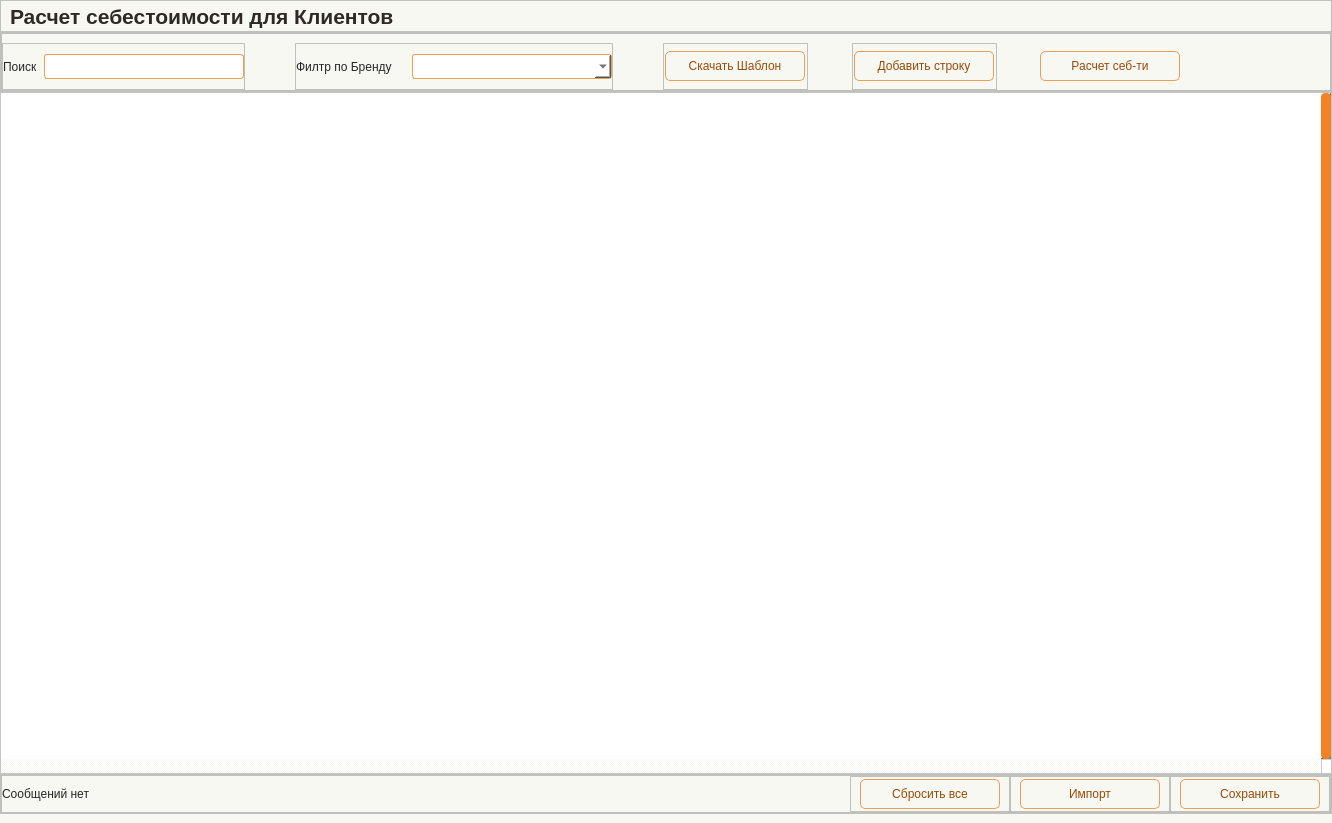
<?xml version="1.0" encoding="UTF-8"?>
<ui version="4.0">
 <class>Form</class>
 <widget class="QWidget" name="Form">
  <property name="geometry">
   <rect>
    <x>0</x>
    <y>0</y>
    <width>1332</width>
    <height>823</height>
   </rect>
  </property>
  <property name="minimumSize">
   <size>
    <width>930</width>
    <height>650</height>
   </size>
  </property>
  <property name="font">
   <font>
    <family>Tahoma</family>
    <pointsize>10</pointsize>
    <italic>false</italic>
    <bold>false</bold>
   </font>
  </property>
  <property name="contextMenuPolicy">
   <enum>Qt::ContextMenuPolicy::NoContextMenu</enum>
  </property>
  <property name="windowTitle">
   <string>Form</string>
  </property>
  <property name="styleSheet">
   <string notr="true">/* ===== BASE PREVIEW STYLE FOR DESIGNER ===== */

QWidget {
    background-color: #f8f8f2;
    color: #262626;
    font: 10pt &quot;Tahoma&quot;;
}

/* ===== LABELS ===== */

QLabel {
    color: #262626;
}

#Title_label {
    font: 16pt &quot;Tahoma&quot;;
    font-weight: 700;
    color: #2D2A26;
}

QLabel#label_filter_title {
    font: 14pt &quot;Tahoma&quot;;
    font-weight: 700;
}

/* ===== INPUTS ===== */

QLineEdit, QComboBox, QDateEdit {
    border: 1px solid #f09d54;
    border-radius: 3px;
    padding: 2px;
    background-color: #ffffff;
    color: #262626;
}

/* ===== BUTTONS ===== */

QPushButton {
    border: 1px solid #f09d54;
    border-radius: 5px;
    background-color: #f8f8f2;
    color: #964b09;
    padding: 4px;
}

/* ===== TABLE ===== */

QTableWidget {
    background-color: #ffffff;
    gridline-color: #f28223;
    selection-background-color: #f5d3b5;
    selection-color: #262626;
}

QHeaderView::section {
    background-color: #f5d3b5;
    border: 1px solid #f28223;
    padding: 3px;
}

/* ===== FRAMES ===== */

QFrame#frame_LeftPanel, 
QFrame#frame_RightPanel {
    border: 1px solid #f28223;
    border-radius: 5px;
}

/* ===== SCROLL ===== */

QScrollBar:vertical {
    background: #f8f8f2;
    width: 10px;
}

QScrollBar::handle:vertical {
    background: #f28223;
    border-radius: 4px;
}</string>
  </property>
  <layout class="QHBoxLayout" name="horizontalLayout">
   <property name="spacing">
    <number>0</number>
   </property>
   <property name="leftMargin">
    <number>0</number>
   </property>
   <property name="topMargin">
    <number>0</number>
   </property>
   <property name="rightMargin">
    <number>0</number>
   </property>
   <property name="bottomMargin">
    <number>0</number>
   </property>
   <item>
    <widget class="QWidget" name="widget" native="true">
     <property name="font">
      <font>
       <family>Tahoma</family>
       <pointsize>10</pointsize>
       <italic>false</italic>
       <bold>false</bold>
      </font>
     </property>
     <layout class="QVBoxLayout" name="verticalLayout_6">
      <property name="spacing">
       <number>0</number>
      </property>
      <property name="leftMargin">
       <number>0</number>
      </property>
      <property name="topMargin">
       <number>0</number>
      </property>
      <property name="rightMargin">
       <number>0</number>
      </property>
      <item>
       <widget class="QFrame" name="frame">
        <property name="minimumSize">
         <size>
          <width>0</width>
          <height>32</height>
         </size>
        </property>
        <property name="maximumSize">
         <size>
          <width>16777215</width>
          <height>32</height>
         </size>
        </property>
        <property name="frameShape">
         <enum>QFrame::Shape::StyledPanel</enum>
        </property>
        <property name="frameShadow">
         <enum>QFrame::Shadow::Raised</enum>
        </property>
        <layout class="QHBoxLayout" name="horizontalLayout_2">
         <property name="spacing">
          <number>0</number>
         </property>
         <property name="topMargin">
          <number>0</number>
         </property>
         <property name="bottomMargin">
          <number>0</number>
         </property>
         <item>
          <widget class="QLabel" name="Title_label">
           <property name="minimumSize">
            <size>
             <width>0</width>
             <height>30</height>
            </size>
           </property>
           <property name="maximumSize">
            <size>
             <width>16777215</width>
             <height>30</height>
            </size>
           </property>
           <property name="font">
            <font>
             <family>Tahoma</family>
             <pointsize>16</pointsize>
             <italic>false</italic>
             <bold>true</bold>
            </font>
           </property>
           <property name="layoutDirection">
            <enum>Qt::LayoutDirection::LeftToRight</enum>
           </property>
           <property name="text">
            <string>Расчет себестоимости для Клиентов</string>
           </property>
          </widget>
         </item>
         <item>
          <spacer name="horizontalSpacer_2">
           <property name="orientation">
            <enum>Qt::Orientation::Horizontal</enum>
           </property>
           <property name="sizeHint" stdset="0">
            <size>
             <width>902</width>
             <height>20</height>
            </size>
           </property>
          </spacer>
         </item>
        </layout>
       </widget>
      </item>
      <item>
       <widget class="QFrame" name="frame_4">
        <property name="minimumSize">
         <size>
          <width>0</width>
          <height>60</height>
         </size>
        </property>
        <property name="maximumSize">
         <size>
          <width>16777215</width>
          <height>16777215</height>
         </size>
        </property>
        <property name="frameShape">
         <enum>QFrame::Shape::StyledPanel</enum>
        </property>
        <property name="frameShadow">
         <enum>QFrame::Shadow::Raised</enum>
        </property>
        <layout class="QVBoxLayout" name="verticalLayout_5">
         <property name="spacing">
          <number>0</number>
         </property>
         <property name="leftMargin">
          <number>0</number>
         </property>
         <property name="topMargin">
          <number>0</number>
         </property>
         <property name="rightMargin">
          <number>0</number>
         </property>
         <property name="bottomMargin">
          <number>0</number>
         </property>
         <item>
          <widget class="QFrame" name="frame_23">
           <property name="frameShape">
            <enum>QFrame::Shape::StyledPanel</enum>
           </property>
           <property name="frameShadow">
            <enum>QFrame::Shadow::Raised</enum>
           </property>
           <layout class="QHBoxLayout" name="horizontalLayout_25">
            <property name="spacing">
             <number>0</number>
            </property>
            <property name="leftMargin">
             <number>0</number>
            </property>
            <property name="rightMargin">
             <number>0</number>
            </property>
            <property name="bottomMargin">
             <number>0</number>
            </property>
            <item>
             <widget class="QFrame" name="frame_24">
              <property name="frameShape">
               <enum>QFrame::Shape::StyledPanel</enum>
              </property>
              <property name="frameShadow">
               <enum>QFrame::Shadow::Raised</enum>
              </property>
              <layout class="QHBoxLayout" name="horizontalLayout_23">
               <property name="spacing">
                <number>6</number>
               </property>
               <property name="leftMargin">
                <number>0</number>
               </property>
               <property name="topMargin">
                <number>0</number>
               </property>
               <property name="rightMargin">
                <number>0</number>
               </property>
               <property name="bottomMargin">
                <number>0</number>
               </property>
               <item>
                <widget class="QLabel" name="label_14">
                 <property name="text">
                  <string>Поиск</string>
                 </property>
                </widget>
               </item>
               <item>
                <widget class="QLineEdit" name="line_FindProduct">
                 <property name="minimumSize">
                  <size>
                   <width>200</width>
                   <height>25</height>
                  </size>
                 </property>
                 <property name="maximumSize">
                  <size>
                   <width>200</width>
                   <height>25</height>
                  </size>
                 </property>
                </widget>
               </item>
              </layout>
             </widget>
            </item>
            <item>
             <spacer name="horizontalSpacer_16">
              <property name="orientation">
               <enum>Qt::Orientation::Horizontal</enum>
              </property>
              <property name="sizeType">
               <enum>QSizePolicy::Policy::Fixed</enum>
              </property>
              <property name="sizeHint" stdset="0">
               <size>
                <width>50</width>
                <height>20</height>
               </size>
              </property>
             </spacer>
            </item>
            <item>
             <widget class="QFrame" name="frame_25">
              <property name="frameShape">
               <enum>QFrame::Shape::StyledPanel</enum>
              </property>
              <property name="frameShadow">
               <enum>QFrame::Shadow::Raised</enum>
              </property>
              <layout class="QHBoxLayout" name="horizontalLayout_24">
               <property name="leftMargin">
                <number>0</number>
               </property>
               <property name="topMargin">
                <number>0</number>
               </property>
               <property name="rightMargin">
                <number>0</number>
               </property>
               <property name="bottomMargin">
                <number>0</number>
               </property>
               <item>
                <widget class="QLabel" name="label_15">
                 <property name="minimumSize">
                  <size>
                   <width>110</width>
                   <height>0</height>
                  </size>
                 </property>
                 <property name="maximumSize">
                  <size>
                   <width>110</width>
                   <height>16777215</height>
                  </size>
                 </property>
                 <property name="text">
                  <string>Филтр по Бренду</string>
                 </property>
                </widget>
               </item>
               <item>
                <widget class="QComboBox" name="cbo_FindBrand">
                 <property name="minimumSize">
                  <size>
                   <width>200</width>
                   <height>25</height>
                  </size>
                 </property>
                 <property name="maximumSize">
                  <size>
                   <width>200</width>
                   <height>25</height>
                  </size>
                 </property>
                </widget>
               </item>
              </layout>
             </widget>
            </item>
            <item>
             <spacer name="horizontalSpacer_18">
              <property name="orientation">
               <enum>Qt::Orientation::Horizontal</enum>
              </property>
              <property name="sizeHint" stdset="0">
               <size>
                <width>50</width>
                <height>20</height>
               </size>
              </property>
             </spacer>
            </item>
            <item>
             <widget class="QFrame" name="frame_26">
              <property name="minimumSize">
               <size>
                <width>145</width>
                <height>0</height>
               </size>
              </property>
              <property name="maximumSize">
               <size>
                <width>160</width>
                <height>16777215</height>
               </size>
              </property>
              <property name="frameShape">
               <enum>QFrame::Shape::StyledPanel</enum>
              </property>
              <property name="frameShadow">
               <enum>QFrame::Shadow::Raised</enum>
              </property>
              <layout class="QHBoxLayout" name="horizontalLayout_26">
               <property name="spacing">
                <number>0</number>
               </property>
               <property name="leftMargin">
                <number>0</number>
               </property>
               <property name="topMargin">
                <number>0</number>
               </property>
               <property name="rightMargin">
                <number>0</number>
               </property>
               <property name="bottomMargin">
                <number>0</number>
               </property>
               <item>
                <widget class="QPushButton" name="btn_DownFile">
                 <property name="minimumSize">
                  <size>
                   <width>140</width>
                   <height>30</height>
                  </size>
                 </property>
                 <property name="maximumSize">
                  <size>
                   <width>140</width>
                   <height>30</height>
                  </size>
                 </property>
                 <property name="text">
                  <string>Скачать Шаблон</string>
                 </property>
                 <property name="icon">
                  <iconset resource="../resource.qrc">
                   <normaloff>:/icon/icon/arrow-down-circle — копия — копия.svg</normaloff>:/icon/icon/arrow-down-circle — копия — копия.svg</iconset>
                 </property>
                </widget>
               </item>
              </layout>
             </widget>
            </item>
            <item>
             <spacer name="horizontalSpacer_19">
              <property name="orientation">
               <enum>Qt::Orientation::Horizontal</enum>
              </property>
              <property name="sizeHint" stdset="0">
               <size>
                <width>40</width>
                <height>20</height>
               </size>
              </property>
             </spacer>
            </item>
            <item>
             <widget class="QFrame" name="frame_19">
              <property name="minimumSize">
               <size>
                <width>145</width>
                <height>0</height>
               </size>
              </property>
              <property name="maximumSize">
               <size>
                <width>160</width>
                <height>16777215</height>
               </size>
              </property>
              <property name="frameShape">
               <enum>QFrame::Shape::StyledPanel</enum>
              </property>
              <property name="frameShadow">
               <enum>QFrame::Shadow::Raised</enum>
              </property>
              <layout class="QHBoxLayout" name="horizontalLayout_17">
               <property name="spacing">
                <number>0</number>
               </property>
               <property name="leftMargin">
                <number>0</number>
               </property>
               <property name="topMargin">
                <number>0</number>
               </property>
               <property name="rightMargin">
                <number>0</number>
               </property>
               <property name="bottomMargin">
                <number>0</number>
               </property>
               <item>
                <widget class="QPushButton" name="btn_AddLine">
                 <property name="minimumSize">
                  <size>
                   <width>140</width>
                   <height>30</height>
                  </size>
                 </property>
                 <property name="maximumSize">
                  <size>
                   <width>140</width>
                   <height>30</height>
                  </size>
                 </property>
                 <property name="text">
                  <string>Добавить строку</string>
                 </property>
                 <property name="icon">
                  <iconset resource="../resource.qrc">
                   <normaloff>:/icon/icon/plus-circle — копия — копия.svg</normaloff>:/icon/icon/plus-circle — копия — копия.svg</iconset>
                 </property>
                </widget>
               </item>
              </layout>
             </widget>
            </item>
            <item>
             <spacer name="horizontalSpacer">
              <property name="orientation">
               <enum>Qt::Orientation::Horizontal</enum>
              </property>
              <property name="sizeHint" stdset="0">
               <size>
                <width>40</width>
                <height>20</height>
               </size>
              </property>
             </spacer>
            </item>
            <item>
             <widget class="QPushButton" name="btn_CalcCost">
              <property name="minimumSize">
               <size>
                <width>140</width>
                <height>30</height>
               </size>
              </property>
              <property name="maximumSize">
               <size>
                <width>140</width>
                <height>30</height>
               </size>
              </property>
              <property name="text">
               <string>Расчет себ-ти</string>
              </property>
              <property name="icon">
               <iconset resource="../resource.qrc">
                <normaloff>:/icon/icon/hard-drive — копия — копия.svg</normaloff>:/icon/icon/hard-drive — копия — копия.svg</iconset>
              </property>
             </widget>
            </item>
            <item>
             <spacer name="horizontalSpacer_17">
              <property name="orientation">
               <enum>Qt::Orientation::Horizontal</enum>
              </property>
              <property name="sizeHint" stdset="0">
               <size>
                <width>150</width>
                <height>20</height>
               </size>
              </property>
             </spacer>
            </item>
           </layout>
          </widget>
         </item>
        </layout>
       </widget>
      </item>
      <item>
       <widget class="QTableWidget" name="table">
        <property name="minimumSize">
         <size>
          <width>0</width>
          <height>0</height>
         </size>
        </property>
        <property name="maximumSize">
         <size>
          <width>16777215</width>
          <height>16777215</height>
         </size>
        </property>
        <property name="font">
         <font>
          <family>Tahoma</family>
          <pointsize>10</pointsize>
          <italic>false</italic>
          <bold>false</bold>
         </font>
        </property>
        <property name="verticalScrollBarPolicy">
         <enum>Qt::ScrollBarPolicy::ScrollBarAlwaysOn</enum>
        </property>
        <property name="horizontalScrollBarPolicy">
         <enum>Qt::ScrollBarPolicy::ScrollBarAlwaysOn</enum>
        </property>
        <property name="sizeAdjustPolicy">
         <enum>QAbstractScrollArea::SizeAdjustPolicy::AdjustToContents</enum>
        </property>
        <property name="selectionMode">
         <enum>QAbstractItemView::SelectionMode::SingleSelection</enum>
        </property>
        <property name="textElideMode">
         <enum>Qt::TextElideMode::ElideMiddle</enum>
        </property>
        <property name="sortingEnabled">
         <bool>true</bool>
        </property>
        <property name="wordWrap">
         <bool>true</bool>
        </property>
        <property name="columnCount">
         <number>0</number>
        </property>
        <attribute name="horizontalHeaderCascadingSectionResizes">
         <bool>true</bool>
        </attribute>
        <attribute name="horizontalHeaderMinimumSectionSize">
         <number>55</number>
        </attribute>
        <attribute name="horizontalHeaderShowSortIndicator" stdset="0">
         <bool>true</bool>
        </attribute>
        <attribute name="horizontalHeaderStretchLastSection">
         <bool>true</bool>
        </attribute>
        <attribute name="verticalHeaderVisible">
         <bool>false</bool>
        </attribute>
        <attribute name="verticalHeaderCascadingSectionResizes">
         <bool>true</bool>
        </attribute>
        <attribute name="verticalHeaderDefaultSectionSize">
         <number>25</number>
        </attribute>
        <attribute name="verticalHeaderHighlightSections">
         <bool>false</bool>
        </attribute>
       </widget>
      </item>
      <item>
       <widget class="QFrame" name="frame_Update">
        <property name="minimumSize">
         <size>
          <width>0</width>
          <height>40</height>
         </size>
        </property>
        <property name="maximumSize">
         <size>
          <width>16777215</width>
          <height>40</height>
         </size>
        </property>
        <property name="frameShape">
         <enum>QFrame::Shape::StyledPanel</enum>
        </property>
        <property name="frameShadow">
         <enum>QFrame::Shadow::Raised</enum>
        </property>
        <layout class="QVBoxLayout" name="verticalLayout">
         <property name="spacing">
          <number>0</number>
         </property>
         <property name="leftMargin">
          <number>0</number>
         </property>
         <property name="topMargin">
          <number>0</number>
         </property>
         <property name="rightMargin">
          <number>0</number>
         </property>
         <property name="bottomMargin">
          <number>0</number>
         </property>
         <item>
          <widget class="QFrame" name="frame_18">
           <property name="minimumSize">
            <size>
             <width>0</width>
             <height>0</height>
            </size>
           </property>
           <property name="maximumSize">
            <size>
             <width>16777215</width>
             <height>16777215</height>
            </size>
           </property>
           <property name="frameShape">
            <enum>QFrame::Shape::StyledPanel</enum>
           </property>
           <property name="frameShadow">
            <enum>QFrame::Shadow::Raised</enum>
           </property>
           <layout class="QHBoxLayout" name="horizontalLayout_4">
            <property name="spacing">
             <number>0</number>
            </property>
            <property name="leftMargin">
             <number>0</number>
            </property>
            <property name="topMargin">
             <number>0</number>
            </property>
            <property name="rightMargin">
             <number>0</number>
            </property>
            <property name="bottomMargin">
             <number>0</number>
            </property>
            <item>
             <widget class="QLabel" name="label_msg">
              <property name="text">
               <string>Сообщений нет</string>
              </property>
             </widget>
            </item>
            <item>
             <widget class="QFrame" name="frame_27">
              <property name="minimumSize">
               <size>
                <width>145</width>
                <height>0</height>
               </size>
              </property>
              <property name="maximumSize">
               <size>
                <width>160</width>
                <height>16777215</height>
               </size>
              </property>
              <property name="frameShape">
               <enum>QFrame::Shape::StyledPanel</enum>
              </property>
              <property name="frameShadow">
               <enum>QFrame::Shadow::Raised</enum>
              </property>
              <layout class="QHBoxLayout" name="horizontalLayout_27">
               <property name="spacing">
                <number>0</number>
               </property>
               <property name="leftMargin">
                <number>0</number>
               </property>
               <property name="topMargin">
                <number>0</number>
               </property>
               <property name="rightMargin">
                <number>0</number>
               </property>
               <property name="bottomMargin">
                <number>0</number>
               </property>
               <item>
                <widget class="QPushButton" name="btn_Reset">
                 <property name="minimumSize">
                  <size>
                   <width>140</width>
                   <height>30</height>
                  </size>
                 </property>
                 <property name="maximumSize">
                  <size>
                   <width>140</width>
                   <height>30</height>
                  </size>
                 </property>
                 <property name="text">
                  <string>Сбросить все</string>
                 </property>
                 <property name="icon">
                  <iconset resource="../resource.qrc">
                   <normaloff>:/icon/icon/loader — копия — копия.svg</normaloff>:/icon/icon/loader — копия — копия.svg</iconset>
                 </property>
                </widget>
               </item>
              </layout>
             </widget>
            </item>
            <item>
             <widget class="QFrame" name="frame_22">
              <property name="minimumSize">
               <size>
                <width>145</width>
                <height>0</height>
               </size>
              </property>
              <property name="maximumSize">
               <size>
                <width>160</width>
                <height>16777215</height>
               </size>
              </property>
              <property name="frameShape">
               <enum>QFrame::Shape::StyledPanel</enum>
              </property>
              <property name="frameShadow">
               <enum>QFrame::Shadow::Raised</enum>
              </property>
              <layout class="QHBoxLayout" name="horizontalLayout_21">
               <property name="spacing">
                <number>0</number>
               </property>
               <property name="leftMargin">
                <number>0</number>
               </property>
               <property name="topMargin">
                <number>0</number>
               </property>
               <property name="rightMargin">
                <number>0</number>
               </property>
               <property name="bottomMargin">
                <number>0</number>
               </property>
               <item>
                <widget class="QPushButton" name="btn_Import">
                 <property name="minimumSize">
                  <size>
                   <width>140</width>
                   <height>30</height>
                  </size>
                 </property>
                 <property name="maximumSize">
                  <size>
                   <width>140</width>
                   <height>30</height>
                  </size>
                 </property>
                 <property name="text">
                  <string>Импорт</string>
                 </property>
                 <property name="icon">
                  <iconset resource="../resource.qrc">
                   <normaloff>:/icon/icon/arrow-up-circle — копия — копия.svg</normaloff>:/icon/icon/arrow-up-circle — копия — копия.svg</iconset>
                 </property>
                </widget>
               </item>
              </layout>
             </widget>
            </item>
            <item>
             <widget class="QFrame" name="frame_5">
              <property name="minimumSize">
               <size>
                <width>145</width>
                <height>0</height>
               </size>
              </property>
              <property name="maximumSize">
               <size>
                <width>160</width>
                <height>16777215</height>
               </size>
              </property>
              <property name="frameShape">
               <enum>QFrame::Shape::StyledPanel</enum>
              </property>
              <property name="frameShadow">
               <enum>QFrame::Shadow::Raised</enum>
              </property>
              <layout class="QHBoxLayout" name="horizontalLayout_3">
               <property name="spacing">
                <number>0</number>
               </property>
               <property name="leftMargin">
                <number>0</number>
               </property>
               <property name="topMargin">
                <number>0</number>
               </property>
               <property name="rightMargin">
                <number>0</number>
               </property>
               <property name="bottomMargin">
                <number>0</number>
               </property>
               <item>
                <widget class="QPushButton" name="btn_Save">
                 <property name="minimumSize">
                  <size>
                   <width>140</width>
                   <height>30</height>
                  </size>
                 </property>
                 <property name="maximumSize">
                  <size>
                   <width>140</width>
                   <height>16777215</height>
                  </size>
                 </property>
                 <property name="text">
                  <string>Сохранить</string>
                 </property>
                 <property name="icon">
                  <iconset resource="../resource.qrc">
                   <normaloff>:/icon/icon/save — копия — копия.svg</normaloff>:/icon/icon/save — копия — копия.svg</iconset>
                 </property>
                </widget>
               </item>
              </layout>
             </widget>
            </item>
           </layout>
          </widget>
         </item>
        </layout>
       </widget>
      </item>
     </layout>
    </widget>
   </item>
  </layout>
 </widget>
 <resources>
  <include location="../resource.qrc"/>
 </resources>
 <connections/>
</ui>
